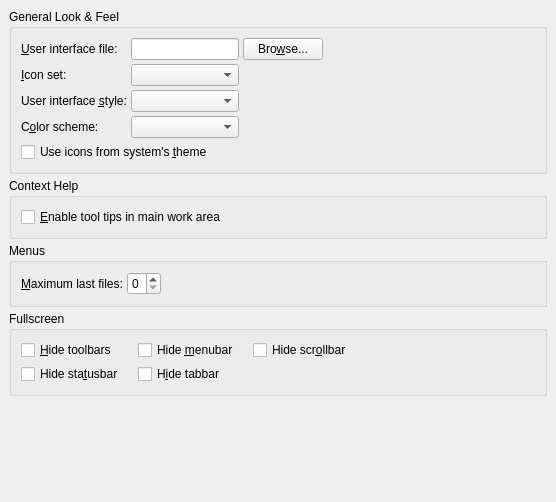
<?xml version="1.0" encoding="UTF-8"?>
<ui version="4.0">
 <class>PrefUi</class>
 <widget class="QWidget" name="PrefUi">
  <property name="geometry">
   <rect>
    <x>0</x>
    <y>0</y>
    <width>556</width>
    <height>502</height>
   </rect>
  </property>
  <property name="sizePolicy">
   <sizepolicy hsizetype="Expanding" vsizetype="Expanding">
    <horstretch>0</horstretch>
    <verstretch>0</verstretch>
   </sizepolicy>
  </property>
  <property name="windowTitle">
   <string/>
  </property>
  <layout class="QGridLayout" name="gridLayout_4">
   <item row="0" column="0">
    <widget class="QGroupBox" name="groupBox">
     <property name="title">
      <string>General Look &amp;&amp; Feel</string>
     </property>
     <property name="flat">
      <bool>true</bool>
     </property>
     <layout class="QGridLayout" name="gridLayout_3">
      <item row="1" column="0">
       <layout class="QHBoxLayout" name="horizontalLayout_4">
        <item>
         <widget class="QCheckBox" name="useSystemThemeIconsCB">
          <property name="text">
           <string>Use icons from system's &amp;theme</string>
          </property>
         </widget>
        </item>
       </layout>
      </item>
      <item row="0" column="0">
       <layout class="QGridLayout" name="gridLayout" columnstretch="0,1,0">
        <item row="2" column="1">
         <widget class="QComboBox" name="uiStyleCO">
          <property name="toolTip">
           <string>You can set a custom style here. Note that only certain styles may support dark mode, e.g. fusion on Windows.</string>
          </property>
          <property name="inputMethodHints">
           <set>Qt::InputMethodHint::ImhFormattedNumbersOnly|Qt::InputMethodHint::ImhLatinOnly</set>
          </property>
         </widget>
        </item>
        <item row="2" column="2">
         <layout class="QHBoxLayout" name="horizontalLayout_2"/>
        </item>
        <item row="0" column="1">
         <widget class="QLineEdit" name="uiFileED">
          <property name="inputMethodHints">
           <set>Qt::InputMethodHint::ImhPreferLatin</set>
          </property>
         </widget>
        </item>
        <item row="1" column="2">
         <layout class="QHBoxLayout" name="horizontalLayout"/>
        </item>
        <item row="1" column="0">
         <widget class="QLabel" name="iconSetLA">
          <property name="text">
           <string>&amp;Icon set:</string>
          </property>
          <property name="buddy">
           <cstring>iconSetCO</cstring>
          </property>
         </widget>
        </item>
        <item row="0" column="0">
         <widget class="QLabel" name="uiFileLA">
          <property name="text">
           <string>&amp;User interface file:</string>
          </property>
          <property name="buddy">
           <cstring>uiFileED</cstring>
          </property>
         </widget>
        </item>
        <item row="1" column="1">
         <widget class="QComboBox" name="iconSetCO">
          <property name="toolTip">
           <string>The icon set to use. Warning: normal size of icons may be wrong until you save the preferences and restart LyX.</string>
          </property>
          <property name="inputMethodHints">
           <set>Qt::InputMethodHint::ImhFormattedNumbersOnly|Qt::InputMethodHint::ImhLatinOnly</set>
          </property>
         </widget>
        </item>
        <item row="2" column="0">
         <widget class="QLabel" name="uiStyleLA">
          <property name="text">
           <string>User interface &amp;style:</string>
          </property>
          <property name="buddy">
           <cstring>uiStyleCO</cstring>
          </property>
         </widget>
        </item>
        <item row="0" column="2">
         <widget class="QPushButton" name="uiFilePB">
          <property name="text">
           <string>Bro&amp;wse...</string>
          </property>
         </widget>
        </item>
        <item row="3" column="1">
         <widget class="QComboBox" name="colorSchemeCO">
          <property name="toolTip">
           <string>You can override the system's color scheme here if the selected style supports multiple schemes.</string>
          </property>
          <property name="inputMethodHints">
           <set>Qt::InputMethodHint::ImhFormattedNumbersOnly|Qt::InputMethodHint::ImhLatinOnly</set>
          </property>
         </widget>
        </item>
        <item row="3" column="0">
         <widget class="QLabel" name="colorSchemeLA">
          <property name="text">
           <string>C&amp;olor scheme:</string>
          </property>
          <property name="buddy">
           <cstring>colorSchemeCO</cstring>
          </property>
         </widget>
        </item>
       </layout>
      </item>
      <item row="0" column="1">
       <spacer name="horizontalSpacer">
        <property name="orientation">
         <enum>Qt::Orientation::Horizontal</enum>
        </property>
        <property name="sizeHint" stdset="0">
         <size>
          <width>40</width>
          <height>20</height>
         </size>
        </property>
       </spacer>
      </item>
     </layout>
    </widget>
   </item>
   <item row="1" column="0">
    <widget class="QGroupBox" name="pixmapCacheGB_2">
     <property name="title">
      <string>Context Help</string>
     </property>
     <property name="alignment">
      <set>Qt::AlignmentFlag::AlignLeading|Qt::AlignmentFlag::AlignLeft|Qt::AlignmentFlag::AlignTop</set>
     </property>
     <property name="flat">
      <bool>true</bool>
     </property>
     <layout class="QGridLayout">
      <property name="leftMargin">
       <number>9</number>
      </property>
      <property name="topMargin">
       <number>9</number>
      </property>
      <property name="rightMargin">
       <number>9</number>
      </property>
      <property name="bottomMargin">
       <number>9</number>
      </property>
      <property name="spacing">
       <number>4</number>
      </property>
      <item row="0" column="0">
       <widget class="QCheckBox" name="tooltipCB">
        <property name="toolTip">
         <string>Checking this allows the automatic display of helpful comments for insets in the main work area of an edited document</string>
        </property>
        <property name="text">
         <string>&amp;Enable tool tips in main work area</string>
        </property>
       </widget>
      </item>
     </layout>
    </widget>
   </item>
   <item row="2" column="0">
    <widget class="QGroupBox" name="documentsGB">
     <property name="title">
      <string>Menus</string>
     </property>
     <property name="flat">
      <bool>true</bool>
     </property>
     <layout class="QGridLayout" name="gridLayout_2">
      <item row="0" column="0">
       <layout class="QHBoxLayout" name="horizontalLayout_3">
        <item>
         <widget class="QLabel" name="lastfilesLA">
          <property name="text">
           <string>&amp;Maximum last files:</string>
          </property>
          <property name="buddy">
           <cstring>lastfilesSB</cstring>
          </property>
         </widget>
        </item>
        <item>
         <widget class="QSpinBox" name="lastfilesSB">
          <property name="maximum">
           <number>9</number>
          </property>
         </widget>
        </item>
        <item>
         <spacer>
          <property name="orientation">
           <enum>Qt::Orientation::Horizontal</enum>
          </property>
          <property name="sizeHint" stdset="0">
           <size>
            <width>48</width>
            <height>20</height>
           </size>
          </property>
         </spacer>
        </item>
       </layout>
      </item>
     </layout>
    </widget>
   </item>
   <item row="3" column="0">
    <widget class="QGroupBox" name="fullscreenGB">
     <property name="title">
      <string>Fullscreen</string>
     </property>
     <property name="alignment">
      <set>Qt::AlignmentFlag::AlignLeading|Qt::AlignmentFlag::AlignLeft|Qt::AlignmentFlag::AlignTop</set>
     </property>
     <property name="flat">
      <bool>true</bool>
     </property>
     <layout class="QGridLayout" name="gridLayout_5">
      <item row="0" column="2">
       <widget class="QCheckBox" name="toggleMenubarCB">
        <property name="text">
         <string>Hide &amp;menubar</string>
        </property>
       </widget>
      </item>
      <item row="0" column="4">
       <widget class="QCheckBox" name="toggleScrollbarCB">
        <property name="text">
         <string>Hide scr&amp;ollbar</string>
        </property>
       </widget>
      </item>
      <item row="0" column="1">
       <spacer name="horizontalSpacer_5">
        <property name="orientation">
         <enum>Qt::Orientation::Horizontal</enum>
        </property>
        <property name="sizeType">
         <enum>QSizePolicy::Policy::Fixed</enum>
        </property>
        <property name="sizeHint" stdset="0">
         <size>
          <width>10</width>
          <height>20</height>
         </size>
        </property>
       </spacer>
      </item>
      <item row="1" column="0">
       <widget class="QCheckBox" name="toggleStatusbarCB">
        <property name="text">
         <string>Hide sta&amp;tusbar</string>
        </property>
       </widget>
      </item>
      <item row="1" column="2">
       <widget class="QCheckBox" name="toggleTabbarCB">
        <property name="text">
         <string>H&amp;ide tabbar</string>
        </property>
       </widget>
      </item>
      <item row="0" column="5" rowspan="2">
       <spacer name="horizontalSpacer_4">
        <property name="orientation">
         <enum>Qt::Orientation::Horizontal</enum>
        </property>
        <property name="sizeHint" stdset="0">
         <size>
          <width>146</width>
          <height>38</height>
         </size>
        </property>
       </spacer>
      </item>
      <item row="1" column="1">
       <spacer name="horizontalSpacer_6">
        <property name="orientation">
         <enum>Qt::Orientation::Horizontal</enum>
        </property>
        <property name="sizeType">
         <enum>QSizePolicy::Policy::Fixed</enum>
        </property>
        <property name="sizeHint" stdset="0">
         <size>
          <width>10</width>
          <height>20</height>
         </size>
        </property>
       </spacer>
      </item>
      <item row="0" column="0">
       <widget class="QCheckBox" name="toggleToolbarsCB">
        <property name="sizePolicy">
         <sizepolicy hsizetype="Fixed" vsizetype="Fixed">
          <horstretch>0</horstretch>
          <verstretch>0</verstretch>
         </sizepolicy>
        </property>
        <property name="text">
         <string>&amp;Hide toolbars</string>
        </property>
       </widget>
      </item>
      <item row="0" column="3">
       <spacer name="horizontalSpacer_7">
        <property name="orientation">
         <enum>Qt::Orientation::Horizontal</enum>
        </property>
        <property name="sizeType">
         <enum>QSizePolicy::Policy::Fixed</enum>
        </property>
        <property name="sizeHint" stdset="0">
         <size>
          <width>10</width>
          <height>20</height>
         </size>
        </property>
       </spacer>
      </item>
     </layout>
    </widget>
   </item>
   <item row="4" column="0">
    <spacer>
     <property name="orientation">
      <enum>Qt::Orientation::Vertical</enum>
     </property>
     <property name="sizeHint" stdset="0">
      <size>
       <width>395</width>
       <height>16</height>
      </size>
     </property>
    </spacer>
   </item>
  </layout>
 </widget>
 <layoutdefault spacing="4" margin="9"/>
 <tabstops>
  <tabstop>uiFileED</tabstop>
  <tabstop>uiFilePB</tabstop>
  <tabstop>iconSetCO</tabstop>
  <tabstop>useSystemThemeIconsCB</tabstop>
  <tabstop>tooltipCB</tabstop>
 </tabstops>
 <includes>
  <include location="local">qt_i18n.h</include>
 </includes>
 <resources/>
 <connections/>
</ui>
